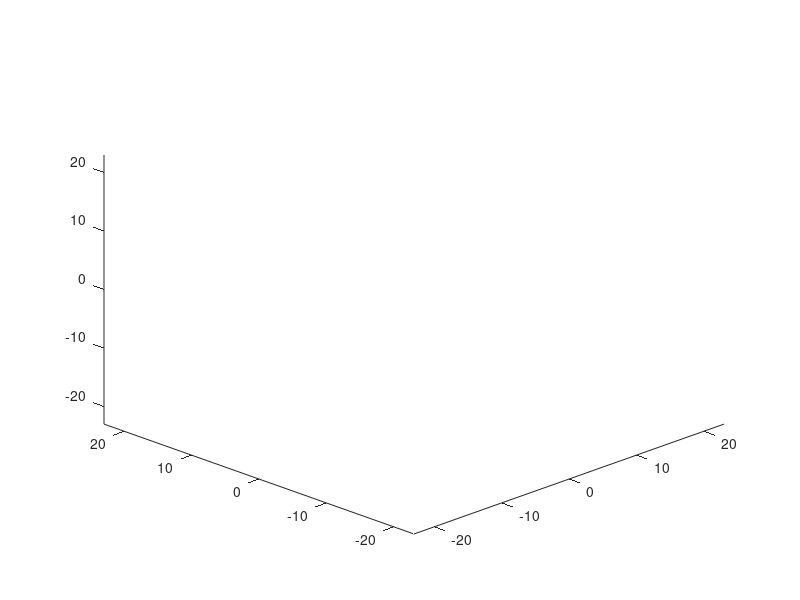
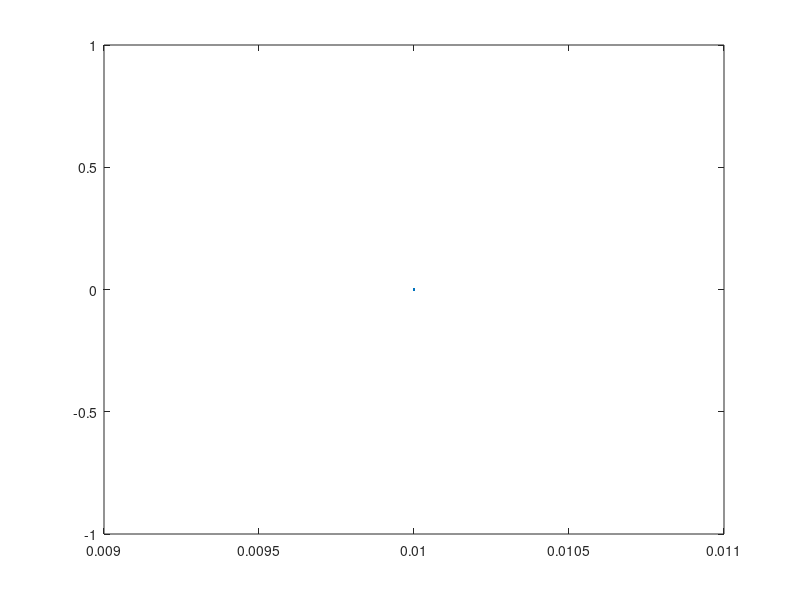

These charts were generated, in order, by the following MATLAB code: (Note: this script raises an error after producing the figures.)
function Lorenz_RK45
% This function simulates the Lorenz equation using RK4/5.
% ---------- Initialize the simulation paramters (user input)  ----------
clear all;  h_initial=0.01;  T=20;  epsilon=.01;  y=[2;-2;-2];
% --------------------------- end user input ---------------------------- 
close all; figure(1); plot3([y(1)],[y(2)],[y(3)]); hold on;
axis([-23 23 -23 23 -23 23]);  view(-45,30);  format compact
figure(2); h=h_initial; t=0; plot(h,t); hold on;
while t<T,
  yold=y; told=t; h_old=h;
  ha=h;  hb=h/2;
  k1=Computef(y);             % calculate ya using RK4 with timestep h
  k2=Computef(y+(ha/2)*k1);   % [ Computef.m defined in Algorithm 11.1 ]
  k3=Computef(y+(ha/2)*k2);
  k4=Computef(y+ha*k3);
  ya=y+(ha/6)*k1+(ha/3)*(k2+k3)+(ha/6)*k4;
  k1=Computef(y);             % calculate yb using RK4 with timestep h/2
  k2=Computef(y+(hb/2)*k1);
  k3=Computef(y+(hb/2)*k2);
  k4=Computef(y+hb*k3);
  y=y+(hb/6)*k1+(hb/3)*(k2+k3)+(hb/6)*k4;
  k1=Computef(y);
  k2=Computef(y+(hb/2)*k1);
  k3=Computef(y+(hb/2)*k2);
  k4=Computef(y+hb*k3);
  y=y+(hb/6)*k1+(hb/3)*(k2+k3)+(hb/6)*k4; % (store yb in y)
  delta = norm(ya - y,1)/15; % estimate error of y=yb and use that to
  y=y*16/15-ya/15;           % calculate y=yc using fifth-order formula
  t=t+h;  h=h*(h*epsilon/(T*delta))^(1/4); % update h
  figure(1); plot3([yold(1) y(1)],[yold(2) y(2)],[yold(3) y(3)]); 
  figure(2); plot([told, t],[h_old h]);   pause(0.01);
end;  
end % function Lorenz_RK45.m
